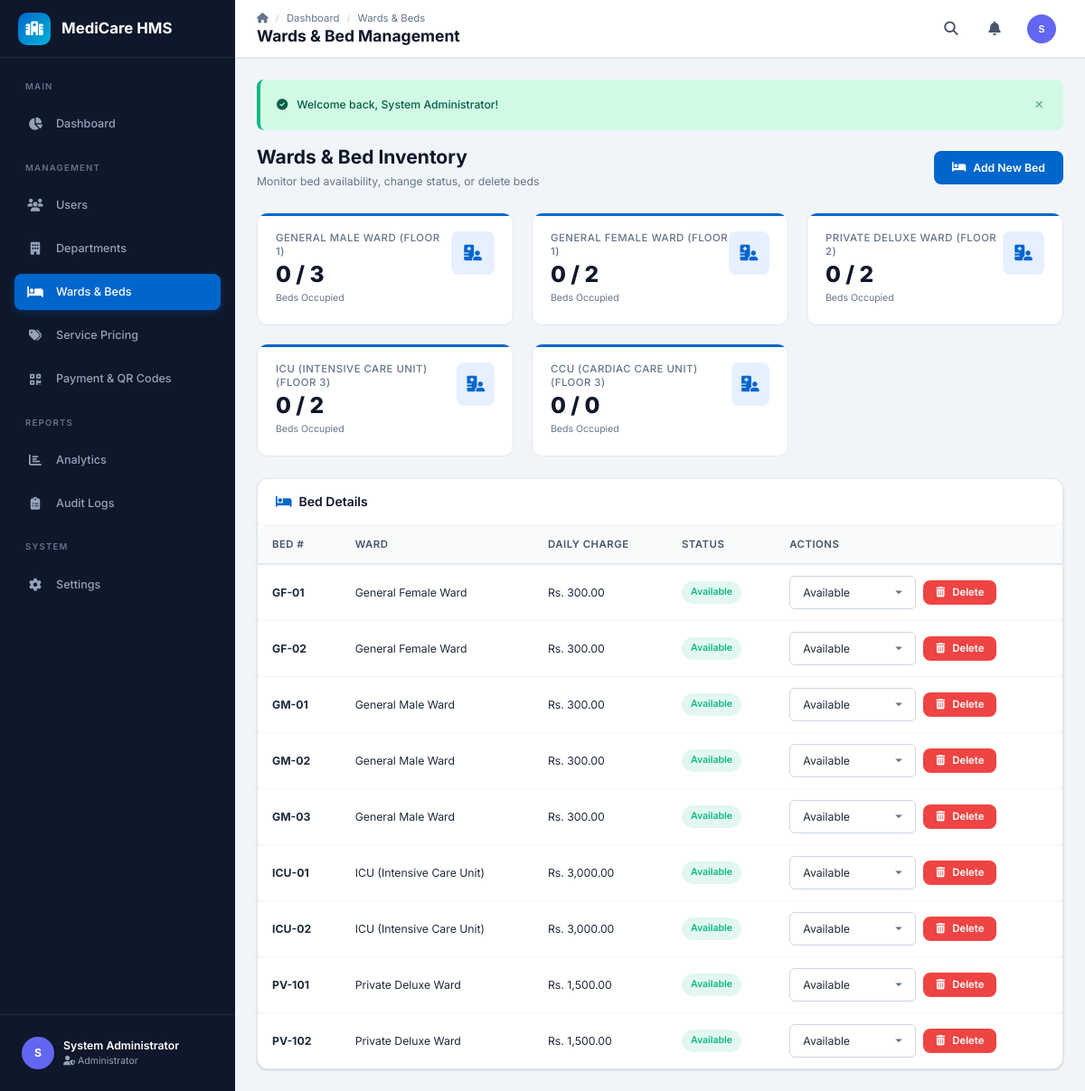
The app's page /admin/manage_wards.php (signed in) with its own data.
### tables this page shows
CREATE TABLE IF NOT EXISTS wards (
    id INT AUTO_INCREMENT PRIMARY KEY,
    name VARCHAR(100) NOT NULL,
    type ENUM('general','private','semi_private','icu','nicu','emergency','maternity','pediatric') DEFAULT 'general',
    floor INT DEFAULT 1,
    capacity INT DEFAULT 10,
    description TEXT,
    status ENUM('active','inactive','maintenance') DEFAULT 'active',
    created_at DATETIME DEFAULT CURRENT_TIMESTAMP
);

CREATE TABLE IF NOT EXISTS beds (
    id INT AUTO_INCREMENT PRIMARY KEY,
    ward_id INT NOT NULL,
    bed_number VARCHAR(20) NOT NULL,
    status ENUM('available','occupied','reserved','maintenance') DEFAULT 'available',
    daily_charge DECIMAL(10,2) DEFAULT 0.00,
    notes TEXT,
    created_at DATETIME DEFAULT CURRENT_TIMESTAMP,
    UNIQUE KEY uk_ward_bed (ward_id, bed_number),
    CONSTRAINT fk_beds_ward FOREIGN KEY (ward_id) REFERENCES wards(id) ON DELETE CASCADE
);

### admin/manage_wards.php (the view, shortened to what this page needs)
<?php
$db = getDB();
$wards = $db->query("
    SELECT w.*,
           (SELECT COUNT(*) FROM beds WHERE ward_id = w.id) as total_beds,
           (SELECT COUNT(*) FROM beds WHERE ward_id = w.id AND status = 'occupied') as occupied_beds
    FROM wards w
")->fetchAll();
$beds = $db->query("
    SELECT b.*, w.name as ward_name
    FROM beds b
    JOIN wards w ON b.ward_id = w.id
    ORDER BY w.name, b.bed_number
")->fetchAll();
include __DIR__ . '/../includes/header.php';
?>
<div class="page-header">
    <div>
        <h1>Wards & Bed Inventory</h1>
        <p class="page-subtitle">Monitor bed availability, change status, or delete beds</p>
    </div>
    <button class="btn btn-primary" onclick="openModal('addBedModal')">
        <i class="fas fa-bed"></i> Add New Bed
    </button>
</div>
<div class="stats-grid mb-24">
    <?php foreach ($wards as $w): ?>
    <div class="stat-card" style="--stat-color: var(--primary);">
        <div class="stat-info">
            <h3><?= sanitize($w['name']) ?> (Floor <?= $w['floor'] ?>)</h3>
            <div class="stat-number"><?= $w['occupied_beds'] ?> / <?= $w['total_beds'] ?></div>
            <div class="stat-change text-muted">Beds Occupied</div>
        </div>
        <div class="stat-icon"><i class="fas fa-hospital-user"></i></div>
    </div>
    <?php endforeach; ?>
</div>
<div class="card">
    <div class="card-header">
        <h3><i class="fas fa-bed text-primary"></i> Bed Details</h3>
    </div>
    <div class="table-responsive">
        <table>
            <thead>
                <tr>
                    <th>Bed #</th>
                    <th>Ward</th>
                    <th>Daily Charge</th>
                    <th>Status</th>
                    <th>Actions</th>
                </tr>
            </thead>
            <tbody>
                <?php foreach ($beds as $b): ?>
                <tr>
                    <td><strong><?= sanitize($b['bed_number']) ?></strong></td>
                    <td><?= sanitize($b['ward_name']) ?></td>
                    <td><?= formatCurrency($b['daily_charge']) ?></td>
                    <td><?= statusBadge($b['status'], BED_STATUSES) ?></td>
                    <td>
                        <div class="d-flex gap-8 align-center">
                            <form method="POST" style="display:inline;">
                                <select name="status" class="form-control form-control-sm" style="width: 140px; display: inline-block;" onchange="this.form.submit()">
                                    <option value="available" <?= $b['status'] === 'available' ? 'selected' : '' ?>>Available</option>
                                </select>
                            </form>
                            <form method="POST" style="display:inline;" onsubmit="return confirm('Delete Bed <?= sanitize($b['bed_number']) ?>?');">
                                <button type="submit" class="btn btn-sm btn-danger"><i class="fas fa-trash-can"></i> Delete</button>
                            </form>
                        </div>
                    </td>
                </tr>
                <?php endforeach; ?>
            </tbody>
        </table>
    </div>
</div>
<?php include __DIR__ . '/../includes/footer.php'; ?>

### includes/functions.php (shortened to what this page needs)
<?php
function sanitize(string $input): string {
    return htmlspecialchars(trim($input), ENT_QUOTES, 'UTF-8');
}
function statusBadge(string $status, array $statusConfig = []): string {
    $config = $statusConfig[$status] ?? ['label' => ucfirst($status), 'color' => '#6b7280'];
    return '<span class="badge" style="--badge-color: ' . $config['color'] . '">' . $config['label'] . '</span>';
}
function formatCurrency(float $amount): string {
    return 'Rs. ' . number_format($amount, 2);
}

### records on screen
wards: name "GENERAL MALE WARD", floor "1", occupied_beds "0", total_beds "3"
wards: name "GENERAL FEMALE WARD", floor "1", occupied_beds "0", total_beds "2"
wards: name "PRIVATE DELUXE WARD", floor "2", occupied_beds "0", total_beds "2"
wards: name "ICU (INTENSIVE CARE UNIT)", floor "3", occupied_beds "0", total_beds "2"
wards: name "CCU (CARDIAC CARE UNIT)", floor "3", occupied_beds "0", total_beds "0"
beds: bed_number "GF-01", ward.name "General Female Ward", daily_charge "Rs. 300.00", status "Available"
beds: bed_number "GF-02", ward.name "General Female Ward", daily_charge "Rs. 300.00", status "Available"
beds: bed_number "GM-01", ward.name "General Male Ward", daily_charge "Rs. 300.00", status "Available"
beds: bed_number "GM-02", ward.name "General Male Ward", daily_charge "Rs. 300.00", status "Available"
beds: bed_number "GM-03", ward.name "General Male Ward", daily_charge "Rs. 300.00", status "Available"
beds: bed_number "ICU-01", ward.name "ICU (Intensive Care Unit)", daily_charge "Rs. 3,000.00", status "Available"
beds: bed_number "ICU-02", ward.name "ICU (Intensive Care Unit)", daily_charge "Rs. 3,000.00", status "Available"
beds: bed_number "PV-101", ward.name "Private Deluxe Ward", daily_charge "Rs. 1,500.00", status "Available"
beds: bed_number "PV-102", ward.name "Private Deluxe Ward", daily_charge "Rs. 1,500.00", status "Available"

### other values on screen
APP_NAME "MediCare HMS"
$item['section'] "MAIN"
$item['label'] "Dashboard"
$item['section'] "MANAGEMENT"
$item['label'] "Users"
$item['label'] "Departments"
$item['label'] "Wards & Beds"
$item['label'] "Service Pricing"
$item['label'] "Payment & QR Codes"
$item['section'] "REPORTS"
$item['label'] "Analytics"
$item['label'] "Audit Logs"
$item['section'] "SYSTEM"
$item['label'] "Settings"
substr($currentUser['full_name'], 0, 1) "S"
